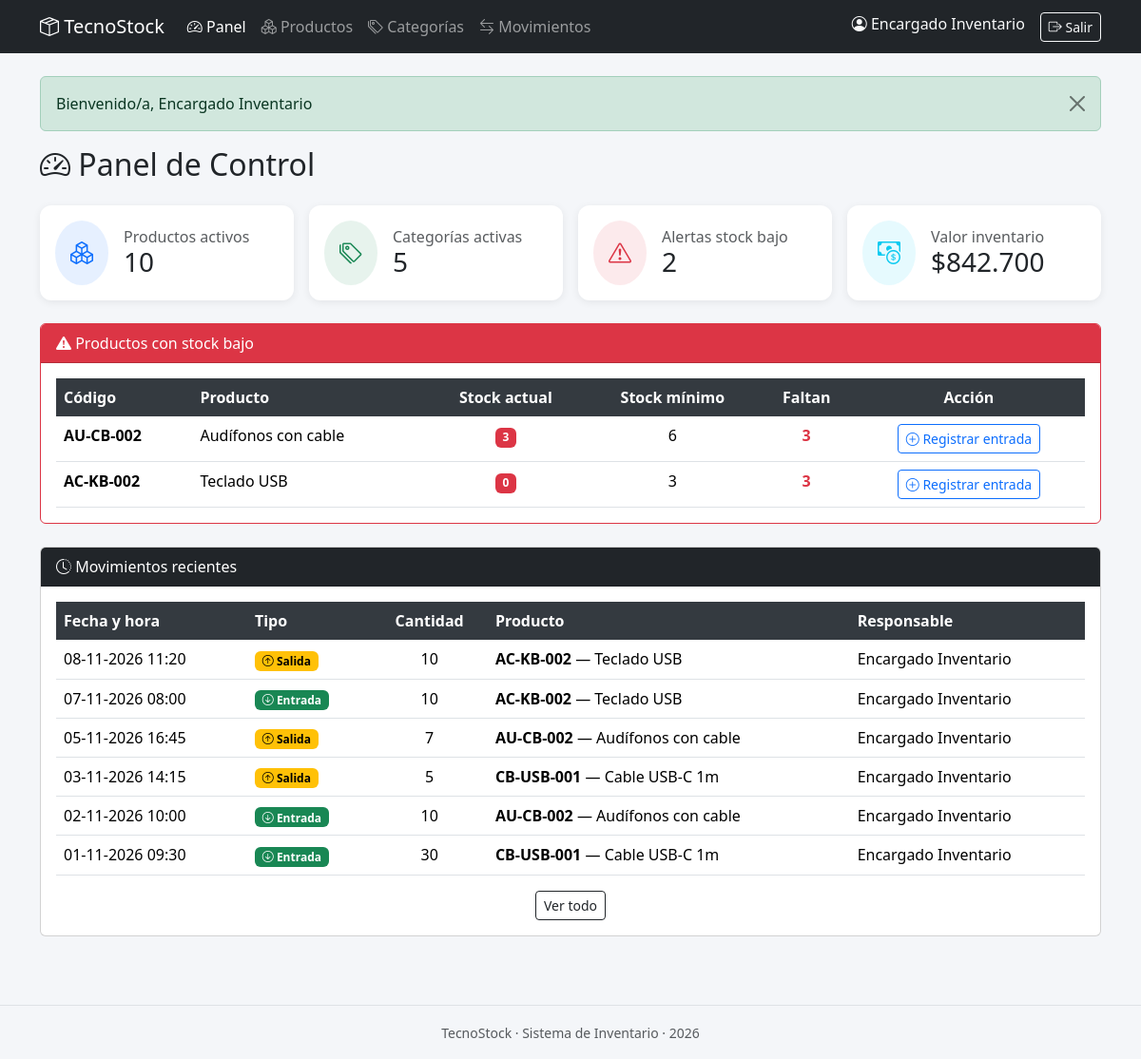
The page /dashboard.php (signed in) on the database its author committed.
### tables this page shows
CREATE TABLE producto (
    id_producto   INT AUTO_INCREMENT PRIMARY KEY,
    codigo        VARCHAR(40) NOT NULL UNIQUE,
    nombre        VARCHAR(120) NOT NULL,
    descripcion   TEXT DEFAULT NULL,
    precio        DECIMAL(10, 2) NOT NULL DEFAULT 0,
    stock_actual  INT NOT NULL DEFAULT 0,
    stock_minimo  INT NOT NULL DEFAULT 0,
    estado        TINYINT(1) NOT NULL DEFAULT 1,
    id_categoria  INT NOT NULL,
    CONSTRAINT fk_producto_categoria
        FOREIGN KEY (id_categoria) REFERENCES categoria(id_categoria) ON DELETE RESTRICT,
    CONSTRAINT chk_precio_positivo
        CHECK (precio >= 0),
    CONSTRAINT chk_stock_actual_positivo
        CHECK (stock_actual >= 0),
    CONSTRAINT chk_stock_minimo_positivo
        CHECK (stock_minimo >= 0)
);

CREATE TABLE movimiento (
    id_movimiento  INT AUTO_INCREMENT PRIMARY KEY,
    fecha_hora     DATETIME NOT NULL DEFAULT CURRENT_TIMESTAMP,
    tipo           ENUM('entrada', 'salida') NOT NULL,
    cantidad        INT NOT NULL,
    observacion     VARCHAR(255) DEFAULT NULL,
    id_producto    INT NOT NULL,
    id_usuario     INT NOT NULL,
    CONSTRAINT fk_mov_producto
        FOREIGN KEY (id_producto) REFERENCES producto(id_producto) ON DELETE RESTRICT,
    CONSTRAINT fk_mov_usuario
        FOREIGN KEY (id_usuario) REFERENCES usuario(id_usuario) ON DELETE RESTRICT,
    CONSTRAINT chk_cantidad_positiva
        CHECK (cantidad > 0)
);

CREATE TABLE usuario (
    id_usuario  INT AUTO_INCREMENT PRIMARY KEY,
    nombre      VARCHAR(100) NOT NULL,
    correo      VARCHAR(150) NOT NULL UNIQUE,
    clave       VARCHAR(255) NOT NULL,
    estado      TINYINT(1) NOT NULL DEFAULT 1
);

### includes/auth.php (called while the page is built, shortened)
<?php
function nombreUsuario(): string
{
    return $_SESSION['usuario_nombre'] ?? 'Invitado';
}

### includes/functions.php (called while the page is built, shortened)
<?php
function e(string $valor): string
{
    return htmlspecialchars($valor, ENT_QUOTES, 'UTF-8');
}
function getFlash(): ?array
{
    if (isset($_SESSION['flash'])) {
        $flash = $_SESSION['flash'];
        return $flash;
    }
    return null;
}
function formatoPrecio(float $valor): string
{
    return '$' . number_format($valor, 0, ',', '.');
}
function formatoFecha(string $fechaHora): string
{
    $ts = strtotime($fechaHora);
    return date('d-m-Y H:i', $ts);
}

### dashboard.php (the view, shortened to what this page needs)
<?php
require_once __DIR__ . '/includes/auth.php';
$pdo = getConexion();
$totalProductos = (int)$pdo->query('SELECT COUNT(*) FROM producto WHERE estado = 1')->fetchColumn();
$totalCategorias = (int)$pdo->query('SELECT COUNT(*) FROM categoria WHERE estado = 1')->fetchColumn();
$productosBajoStock = $pdo->query(
    'SELECT codigo, nombre, stock_actual, stock_minimo, id_producto
     FROM producto
     WHERE estado = 1 AND stock_actual < stock_minimo
     ORDER BY (stock_minimo - stock_actual) DESC'
)->fetchAll();
$movimientosRecientes = $pdo->query(
    'SELECT m.fecha_hora, m.tipo, m.cantidad, p.codigo, p.nombre, u.nombre AS usuario
     FROM movimiento m
     JOIN producto p ON m.id_producto = p.id_producto
     JOIN usuario u ON m.id_usuario = u.id_usuario
     ORDER BY m.fecha_hora DESC
     LIMIT 8'
)->fetchAll();
$valorInventario = $pdo->query(
    'SELECT COALESCE(SUM(precio * stock_actual), 0) FROM producto WHERE estado = 1'
)->fetchColumn();
$seccionActiva = 'dashboard';
$basePath = '';
include __DIR__ . '/includes/header.php';
?>
<h2 class="mb-4"><i class="bi bi-speedometer2"></i> Panel de Control</h2>
<div class="row g-3 mb-4">
    <div class="col-md-3">
        <div class="card card-stat p-3">
            <div class="d-flex align-items-center">
                <div class="rounded-circle bg-primary bg-opacity-10 p-3 me-3">
                    <i class="bi bi-boxes text-primary fs-4"></i>
                </div>
                <div>
                    <h6 class="text-muted mb-0">Productos activos</h6>
                    <h3 class="mb-0"><?= $totalProductos ?></h3>
                </div>
            </div>
        </div>
    </div>
    <div class="col-md-3">
        <div class="card card-stat p-3">
            <div class="d-flex align-items-center">
                <div class="rounded-circle bg-success bg-opacity-10 p-3 me-3">
                    <i class="bi bi-tags text-success fs-4"></i>
                </div>
                <div>
                    <h6 class="text-muted mb-0">Categorías activas</h6>
                    <h3 class="mb-0"><?= $totalCategorias ?></h3>
                </div>
            </div>
        </div>
    </div>
    <div class="col-md-3">
        <div class="card card-stat p-3">
            <div class="d-flex align-items-center">
                <div class="rounded-circle bg-danger bg-opacity-10 p-3 me-3">
                    <i class="bi bi-exclamation-triangle text-danger fs-4"></i>
                </div>
                <div>
                    <h6 class="text-muted mb-0">Alertas stock bajo</h6>
                    <h3 class="mb-0"><?= count($productosBajoStock) ?></h3>
                </div>
            </div>
        </div>
    </div>
    <div class="col-md-3">
        <div class="card card-stat p-3">
            <div class="d-flex align-items-center">
                <div class="rounded-circle bg-info bg-opacity-10 p-3 me-3">
                    <i class="bi bi-cash-coin text-info fs-4"></i>
                </div>
                <div>
                    <h6 class="text-muted mb-0">Valor inventario</h6>
                    <h3 class="mb-0"><?= formatoPrecio((float)$valorInventario) ?></h3>
                </div>
            </div>
        </div>
    </div>
</div>
<?php if (!empty($productosBajoStock)): ?>
<div class="card border-danger mb-4">
    <div class="card-header bg-danger text-white">
        <i class="bi bi-exclamation-triangle-fill"></i> Productos con stock bajo
    </div>
    <div class="card-body">
        <table class="table table-hover mb-0">
            <thead>
                <tr>
                    <th>Código</th>
                    <th>Producto</th>
                    <th class="text-center">Stock actual</th>
                    <th class="text-center">Stock mínimo</th>
                    <th class="text-center">Faltan</th>
                    <th class="text-center">Acción</th>
                </tr>
            </thead>
            <tbody>
                <?php foreach ($productosBajoStock as $p): ?>
                <tr class="stock-alerta">
                    <td><strong><?= e($p['codigo']) ?></strong></td>
                    <td><?= e($p['nombre']) ?></td>
                    <td class="text-center"><span class="badge badge-stock-bajo"><?= $p['stock_actual'] ?></span></td>
                    <td class="text-center"><?= $p['stock_minimo'] ?></td>
                    <td class="text-center text-danger fw-bold"><?= $p['stock_minimo'] - $p['stock_actual'] ?></td>
                    <td class="text-center">
                        <a href="movimientos/registrar.php?id_producto=<?= $p['id_producto'] ?>"
                           class="btn btn-sm btn-outline-primary">
                            <i class="bi bi-plus-circle"></i> Registrar entrada
                        </a>
                    </td>
                </tr>
                <?php endforeach; ?>
            </tbody>
        </table>
    </div>
</div>
<?php else: ?>
<div class="alert alert-success">
    <i class="bi bi-check-circle-fill"></i> No hay productos con stock bajo.
</div>
<?php endif; ?>
<div class="card">
    <div class="card-header bg-dark text-white">
        <i class="bi bi-clock-history"></i> Movimientos recientes
    </div>
    <div class="card-body">
        <?php if (empty($movimientosRecientes)): ?>
        <p class="text-muted text-center mb-0">No hay movimientos registrados.</p>
        <?php else: ?>
        <table class="table table-hover mb-0">
            <thead>
                <tr>
                    <th>Fecha y hora</th>
                    <th>Tipo</th>
                    <th class="text-center">Cantidad</th>
                    <th>Producto</th>
                    <th>Responsable</th>
                </tr>
            </thead>
            <tbody>
                <?php foreach ($movimientosRecientes as $m): ?>
                <tr>
                    <td><?= formatoFecha($m['fecha_hora']) ?></td>
                    <td>
                        <?php if ($m['tipo'] === 'entrada'): ?>
                        <span class="badge text-bg-success"><i class="bi bi-arrow-down-circle"></i> Entrada</span>
                        <?php else: ?>
                        <span class="badge text-bg-warning"><i class="bi bi-arrow-up-circle"></i> Salida</span>
                        <?php endif; ?>
                    </td>
                    <td class="text-center"><?= $m['cantidad'] ?></td>
                    <td><strong><?= e($m['codigo']) ?></strong> — <?= e($m['nombre']) ?></td>
                    <td><?= e($m['usuario']) ?></td>
                </tr>
                <?php endforeach; ?>
            </tbody>
        </table>
        <?php endif; ?>
        <div class="text-center mt-3">
            <a href="movimientos/index.php" class="btn btn-outline-dark btn-sm">Ver todo</a>
        </div>
    </div>
</div>
<?php include __DIR__ . '/includes/footer.php'; ?>

### includes/header.php (shortened to what this page needs)
<?php
require_once __DIR__ . '/auth.php';
require_once __DIR__ . '/functions.php';
$seccionActiva = $seccionActiva ?? '';
$basePath      = $basePath      ?? '../';
$estaLogueado  = isset($_SESSION['usuario_id']);
?>
<!DOCTYPE html>
<html lang="es">
<head>
    <link href="https://cdn.jsdelivr.net/npm/bootstrap@5.3.3/dist/css/bootstrap.min.css" rel="stylesheet">
    <link href="https://cdn.jsdelivr.net/npm/bootstrap-icons@1.11.3/font/bootstrap-icons.min.css" rel="stylesheet">
    <link href="<?= $basePath ?>assets/css/style.css" rel="stylesheet">
</head>
<body>
<?php if ($estaLogueado): ?>
<nav class="navbar navbar-expand-lg navbar-dark bg-dark">
    <div class="container">
        <a class="navbar-brand" href="<?= $basePath ?>dashboard.php">
            <i class="bi bi-box-seam"></i> TecnoStock
        </a>
        <div class="collapse navbar-collapse" id="navMain">
            <ul class="navbar-nav me-auto">
                <li class="nav-item">
                    <a class="nav-link <?= $seccionActiva === 'dashboard' ? 'active' : '' ?>" href="<?= $basePath ?>dashboard.php">
                        <i class="bi bi-speedometer2"></i> Panel
                    </a>
                </li>
                <li class="nav-item">
                    <a class="nav-link <?= $seccionActiva === 'productos' ? 'active' : '' ?>" href="<?= $basePath ?>productos/index.php">
                        <i class="bi bi-boxes"></i> Productos
                    </a>
                </li>
                <li class="nav-item">
                    <a class="nav-link <?= $seccionActiva === 'categorias' ? 'active' : '' ?>" href="<?= $basePath ?>categorias/index.php">
                        <i class="bi bi-tags"></i> Categorías
                    </a>
                </li>
                <li class="nav-item">
                    <a class="nav-link <?= $seccionActiva === 'movimientos' ? 'active' : '' ?>" href="<?= $basePath ?>movimientos/index.php">
                        <i class="bi bi-arrow-left-right"></i> Movimientos
                    </a>
                </li>
            </ul>
            <ul class="navbar-nav">
                <li class="nav-item">
                    <span class="navbar-text text-light me-3">
                        <i class="bi bi-person-circle"></i> <?= e(nombreUsuario()) ?>
                    </span>
                </li>
                <li class="nav-item">
                    <a class="btn btn-outline-light btn-sm" href="<?= $basePath ?>logout.php">
                        <i class="bi bi-box-arrow-right"></i> Salir
                    </a>
                </li>
            </ul>
        </div>
    </div>
</nav>
<?php endif; ?>
<div class="container py-4">
    <?php
    $flash = getFlash();
    if ($flash):
    ?>
    <div class="alert alert-<?= $flash['tipo'] === 'error' ? 'danger' : $flash['tipo'] ?> alert-dismissible fade show" role="alert">
        <?= e($flash['mensaje']) ?>
        <button type="button" class="btn-close" data-bs-dismiss="alert"></button>
    </div>
    <?php endif; ?>

### includes/footer.php (shortened to what this page needs)
</div>
<footer class="border-top mt-5 py-3 text-center text-muted">
    <small>TecnoStock · Sistema de Inventario · <?= date('Y') ?></small>
</footer>
</body>
</html>

### assets/css/style.css (style rules this page uses)
body { background-color: #f4f6f9; }
.card-stat { border: none; border-radius: 12px; box-shadow: 0 2px 8px rgba(0, 0, 0, 0.07); transition: transform 0.15s ease; }
.badge-stock-bajo { background-color: #dc3545; color: #fff; }
.table thead th { background-color: #343a40; color: #fff; border: none; }
.stock-alerta { animation: pulse 2s infinite; }

### rows shown on the page
producto: codigo "AU-CB-002", nombre "Audífonos con cable", stock_actual "3", stock_minimo "6", $p['stock_minimo']-$p['stock_actual'] "3"
producto: codigo "AC-KB-002", nombre "Teclado USB", stock_actual "0", stock_minimo "3", $p['stock_minimo']-$p['stock_actual'] "3"
movimiento: fecha_hora "08-11-2026 11:20", tipo "salida" (drawn), cantidad "10", id_producto.codigo "AC-KB-002", id_producto.nombre "Teclado USB", id_usuario.nombre "Encargado Inventario"
movimiento: fecha_hora "07-11-2026 08:00", tipo "entrada" (drawn), cantidad "10", id_producto.codigo "AC-KB-002", id_producto.nombre "Teclado USB", id_usuario.nombre "Encargado Inventario"
movimiento: fecha_hora "05-11-2026 16:45", tipo "salida" (drawn), cantidad "7", id_producto.codigo "AU-CB-002", id_producto.nombre "Audífonos con cable", id_usuario.nombre "Encargado Inventario"
movimiento: fecha_hora "03-11-2026 14:15", tipo "salida" (drawn), cantidad "5", id_producto.codigo "CB-USB-001", id_producto.nombre "Cable USB-C 1m", id_usuario.nombre "Encargado Inventario"
movimiento: fecha_hora "02-11-2026 10:00", tipo "entrada" (drawn), cantidad "10", id_producto.codigo "AU-CB-002", id_producto.nombre "Audífonos con cable", id_usuario.nombre "Encargado Inventario"
movimiento: fecha_hora "01-11-2026 09:30", tipo "entrada" (drawn), cantidad "30", id_producto.codigo "CB-USB-001", id_producto.nombre "Cable USB-C 1m", id_usuario.nombre "Encargado Inventario"

### other values the page prints
nombreUsuario() "Encargado Inventario"
$flash['mensaje'] "Bienvenido/a, Encargado Inventario"
$totalProductos "10"
$totalCategorias "5"
count($productosBajoStock) "2"
formatoPrecio((float)$valorInventario) "$842.700"
